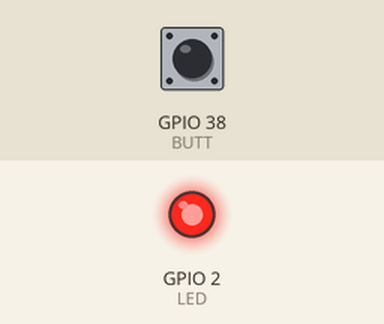
Recording of a program running on a simulated ESP32-S2. On the bench: output pins drawn as LEDs (lit = HIGH). Inputs (shaded band) come from the test bench; at power-on: GPIO 38 (BUTT) HIGH.

Above: at 1.2 s.
1.3 s: GPIO 38 (BUTT) pulled LOW for 0.15 s
At 1.37 s:
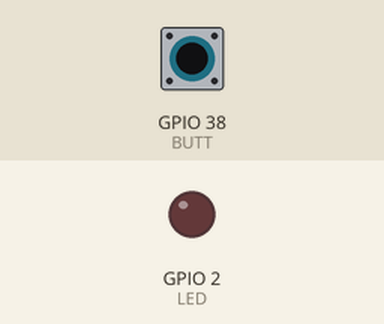
2.9 s: GPIO 38 (BUTT) pulled LOW for 3.2 s
At 7.0 s:
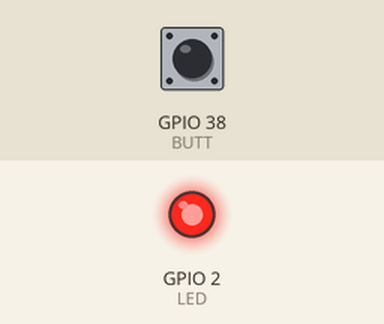
Timing chart, 0 to 8.5 s (numbered marks = the images above; inputs shaded):
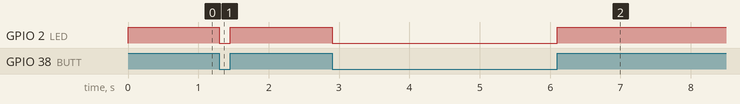

Measured:
- after the input at 1.3 s, GPIO 2 (LED): HIGH → LOW at once, → HIGH 0.15 s later
- after the input at 2.9 s, GPIO 2 (LED): HIGH → LOW at once, → HIGH 3.2 s later

The program:

main.cpp
```cpp
#include <Arduino.h>

// put function declarations here:
#define LED 2
#define BUTT 38
// bool on;

void setup() {
  // put your setup code here, to run once:
  pinMode(LED, OUTPUT);
  pinMode(BUTT, INPUT);
}

int lastState = HIGH;
void loop() {
  // put your main code here, to run repeatedly:
  while(true){
    int value = digitalRead(BUTT);
  if (lastState!=value){
    lastState=value;
  }
  if (value == HIGH)
  {
    digitalWrite(LED, HIGH);
  }
  else {
    digitalWrite(LED, LOW);
  }
  }

}

// put function definitions here:
```
